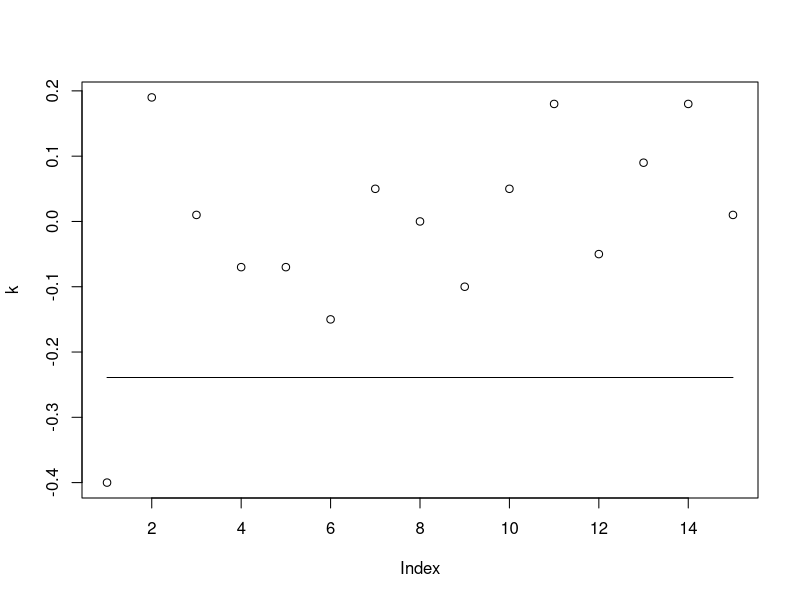

The R script that drew this image:
k = c(-0.4, 0.19, 0.01, -0.07, -0.07, -0.15, 0.05, 0.00, 
      -0.10, 0.05, 0.18, -0.05, 0.09, 0.18, 0.01)
ind = seq(1, length(k), length.out=100)

band = 2/sqrt(70)

plot(k, ylimit=c(-0.4, 0.4))
lines(ind, rep(band, 100))
lines(ind, rep(-band, 100))
